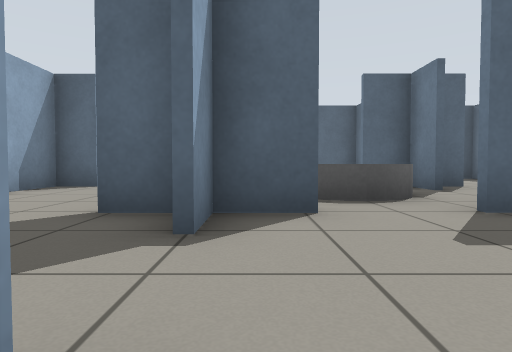
[1] (above)

16 first-person views from a walk through a robot-simulator world made for Gazebo. The camera is 0.5 m above the floor, tilts 2° down and sees 75° across. The floor is counted in squares, 1 m on a side. Each view is taken from the middle of a square. On the plan, view 1 faces up. The plan holds only what a view shows up to about 9 squares ahead; the rest is blank.

[2]
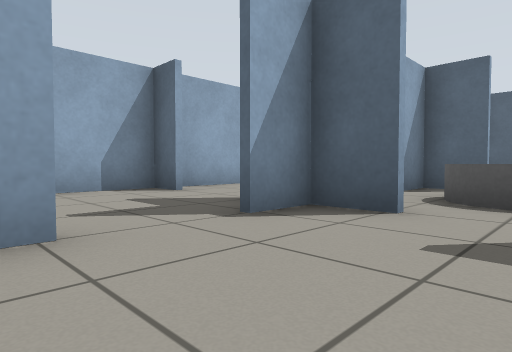

[3]
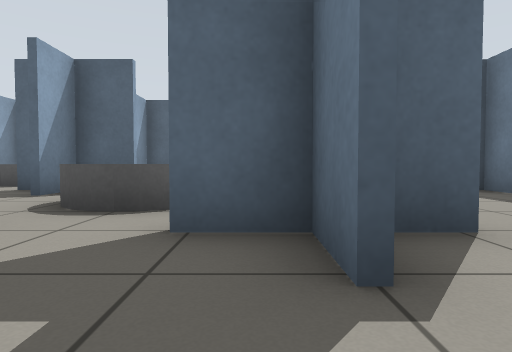

[4]
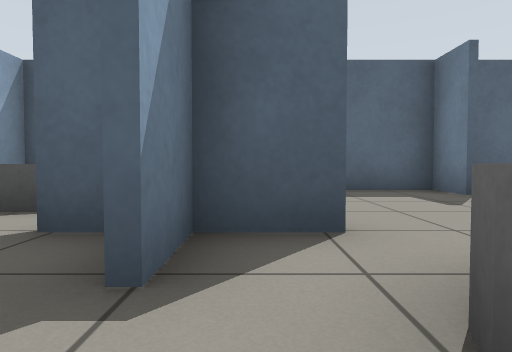

[5]
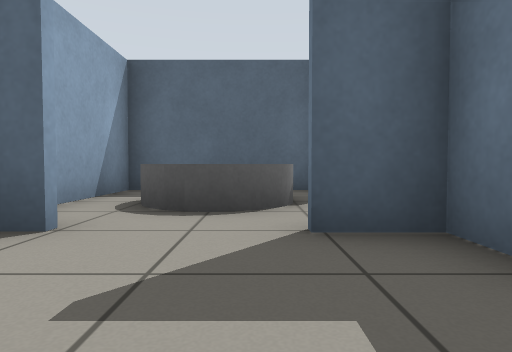

[6]
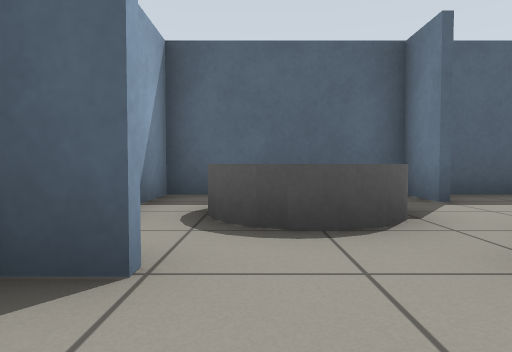

[7]
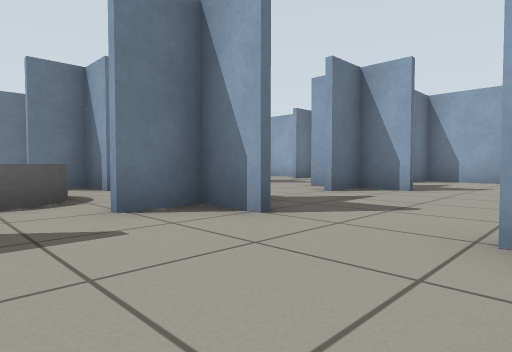

[8]
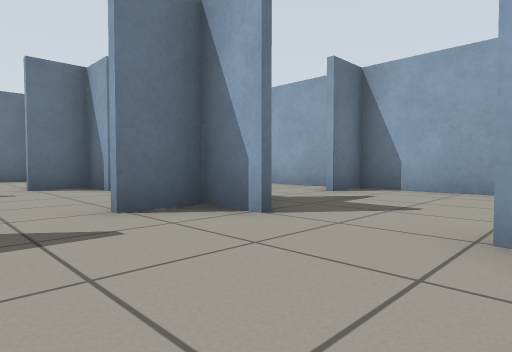

[9]
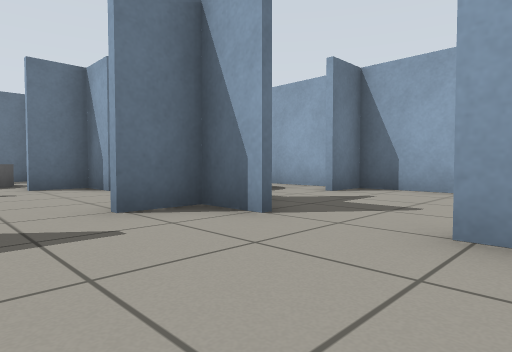

[10]
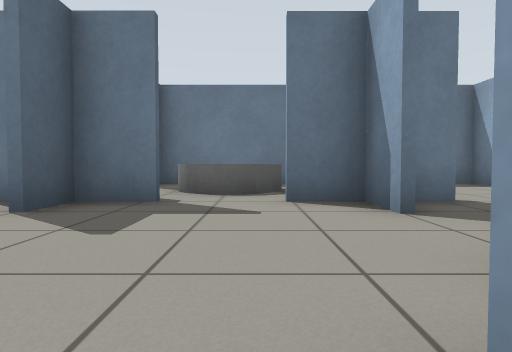

[11]
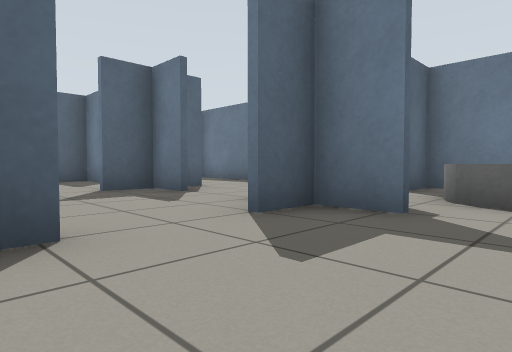

[12]
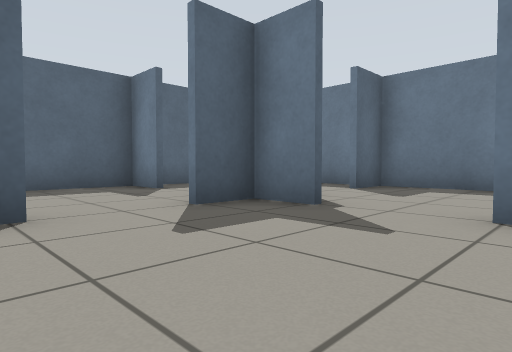

[13]
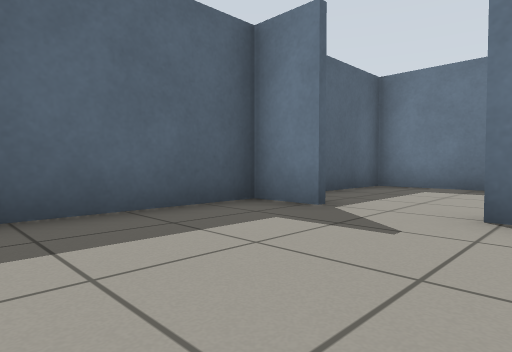

[14]
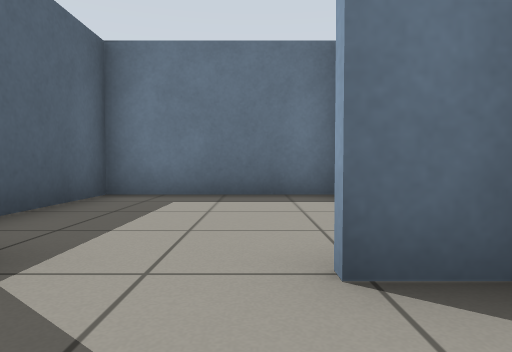

[15]
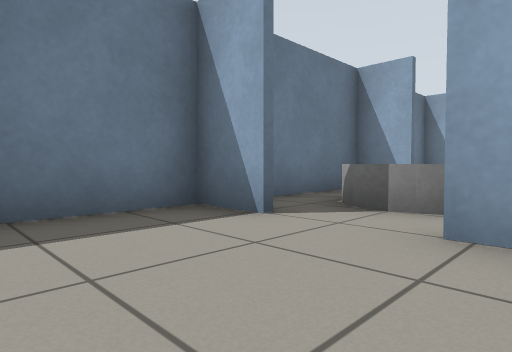

[16]
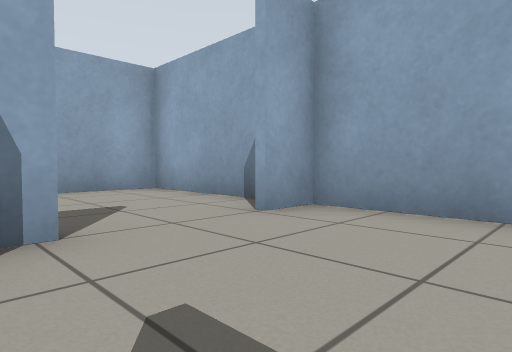

### Floor plan
Ten units are one square. View 1 is at (0, 0); x grows to the right and y downward. Boxes are objects, and circles mark ways between rooms. Rooms are numbered by the first view taken in them; rooms with no view inside come last. Other rooms are left out.
<svg viewBox="-50 -120 170 170">
<path fill="none" stroke="#000" d="M-17 5 8 5M-6 5 -6 -6M-7 -34 -16 -34M-36 -34 -45 -34 -45 5 -35 5M8 -34 -5 -34M34 -22 34 -34M23 5 34 5 34 -6M35 -34 23 -34M46 -34 40 -34M-5 -36 -5 -22M-6 -68 -6 -75M-35 -74 -45 -74 -45 -41M8 -74 -16 -74M-16 -36 -5 -36M-6 -36 -6 -46M-6 -104 -6 -115 -45 -115 -45 -91M34 -64 34 -74 24 -74M-5 -75 -5 -62M34 -104 34 -115 1 -115M48 -74 41 -74M23 -36 35 -36M34 -34 34 -46M74 -64 74 -75M74 -79 74 -88M88 -74 64 -74M74 -34 74 -46M83 -36 88 -36M103 -36 115 -36M74 -102 74 -115 42 -115M115 -74 103 -74M115 -35 115 -75M74 -22 74 -34M63 5 74 5 74 -6M75 -34 64 -34M103 5 115 5 115 -35M115 -34 105 -34M-6 45 -6 34M-45 14 -45 45 4 45M115 -75 115 -115 81 -115M4 45 34 45 34 34"/>
<rect x="-35" y="-105" width="20" height="20" fill="#bbb"><title>grey cylinder</title></rect>
<rect x="5" y="-65" width="20" height="20" fill="#bbb"><title>grey cylinder</title></rect>
<rect x="85" y="-25" width="20" height="20" fill="#bbb"><title>grey cylinder</title></rect>
<circle cx="3" cy="-10" r="3" fill="#2a7"/>
<circle cx="-25" cy="-30" r="3" fill="#2a7"/>
<circle cx="-25" cy="10" r="3" fill="#2a7"/>
<circle cx="10" cy="0" r="3" fill="#2a7"/>
<circle cx="10" cy="-40" r="3" fill="#2a7"/>
<circle cx="20" cy="-30" r="3" fill="#2a7"/>
<circle cx="43" cy="-10" r="3" fill="#2a7"/>
<circle cx="20" cy="10" r="3" fill="#2a7"/>
<circle cx="-10" cy="-95" r="3" fill="#2a7"/>
<circle cx="3" cy="-50" r="3" fill="#2a7"/>
<circle cx="30" cy="-95" r="3" fill="#2a7"/>
<circle cx="43" cy="-50" r="3" fill="#2a7"/>
<circle cx="50" cy="-40" r="3" fill="#2a7"/>
<circle cx="60" cy="-30" r="3" fill="#2a7"/>
<circle cx="95" cy="-30" r="3" fill="#2a7"/>
<circle cx="70" cy="-95" r="3" fill="#2a7"/>
<circle cx="95" cy="-70" r="3" fill="#2a7"/>
<circle cx="0" cy="30" r="3" fill="#2a7"/>
<text x="-20" y="-10">1</text>
<text x="30" y="-10">2</text>
<text x="-20" y="-70">3</text>
<text x="20" y="-80">4</text>
<text x="70" y="-60">5</text>
<text x="80" y="-10">6</text>
<text x="-20" y="30">7</text>
<text x="90" y="-100">8</text>
<text x="20" y="30">9</text>
</svg>
Room 1 opens to room 2. Room 1 opens to room 3. Room 1 opens to room 7. Room 1 opens to room 9. Room 2 opens to room 3. Room 2 opens to room 4. Room 2 opens to room 6. Room 2 opens to room 9. Room 3 opens to room 4. Room 4 opens to room 5. Room 4 opens to room 6. Room 5 opens to room 6. Room 5 opens to room 8. Room 7 opens to room 9.

Where each view was taken, in squares from view 1:
view 1: 0 up, 0 right, facing up
view 2: 0 up, 2 right, facing up-left
view 3: 1 up, 3 right, facing up
view 4: 5 up, 0 right, facing up
view 5: 5 up, 2 left, facing up
view 6: 6 up, 3 left, facing up
view 7: 6 up, 4 left, facing down-right
view 8: 2 up, 4 left, facing down-right
view 9: 2 up, 0 right, facing down-right
view 10: 1 up, 3 right, facing right
view 11: 1 up, 4 right, facing up-right
view 12: 4 up, 4 right, facing up-right
view 13: 8 up, 4 right, facing up-right
view 14: 9 up, 6 right, facing right
view 15: 6 up, 8 right, facing down-right
view 16: 2 up, 1 left, facing down-left
